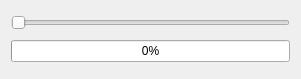
<?xml version="1.0" encoding="UTF-8"?>
<ui version="4.0">
 <class>Widget</class>
 <widget class="QWidget" name="Widget">
  <property name="geometry">
   <rect>
    <x>0</x>
    <y>0</y>
    <width>301</width>
    <height>79</height>
   </rect>
  </property>
  <property name="windowTitle">
   <string>Widget</string>
  </property>
  <layout class="QVBoxLayout" name="verticalLayout">
   <item>
    <widget class="QSlider" name="horizontalSlider">
     <property name="minimum">
      <number>1</number>
     </property>
     <property name="maximum">
      <number>100</number>
     </property>
     <property name="orientation">
      <enum>Qt::Horizontal</enum>
     </property>
    </widget>
   </item>
   <item>
    <widget class="QProgressBar" name="progressBar">
     <property name="minimum">
      <number>1</number>
     </property>
     <property name="value">
      <number>1</number>
     </property>
    </widget>
   </item>
  </layout>
 </widget>
 <resources/>
 <connections/>
</ui>
